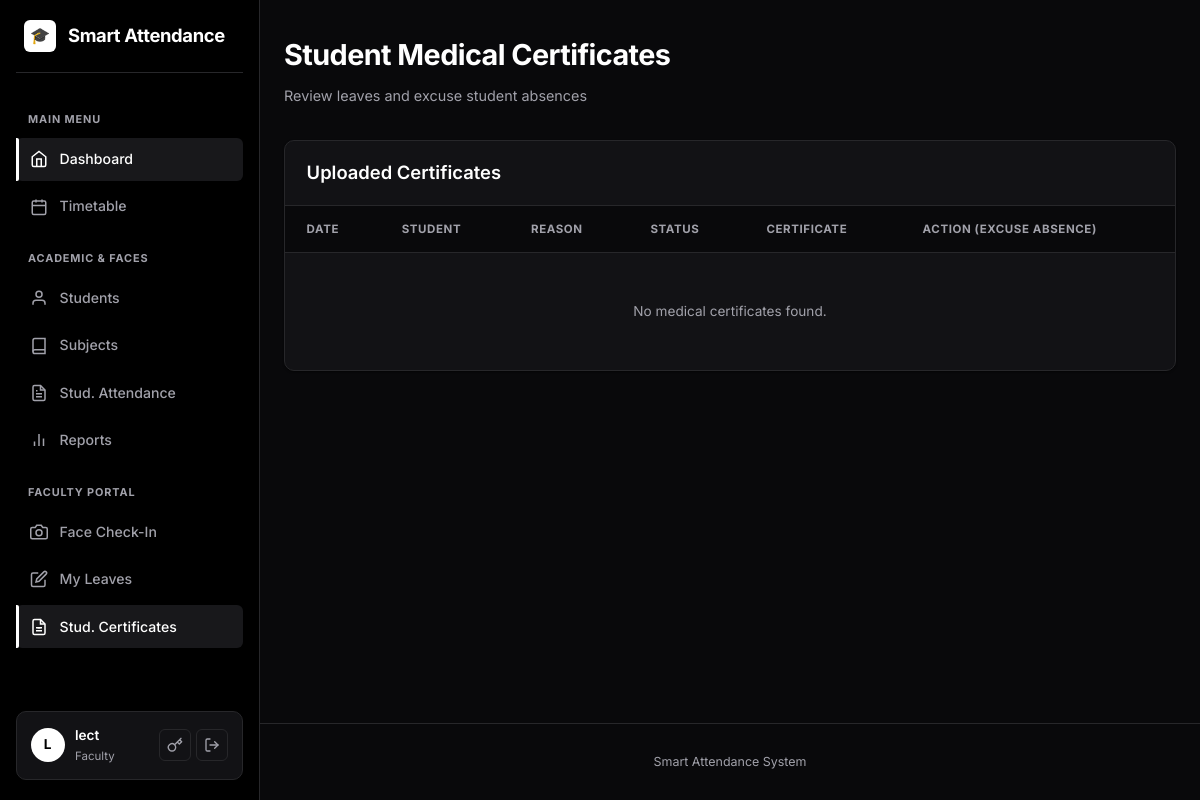
The page /faculty/medical-certificates (signed in) on the database as committed earlier.
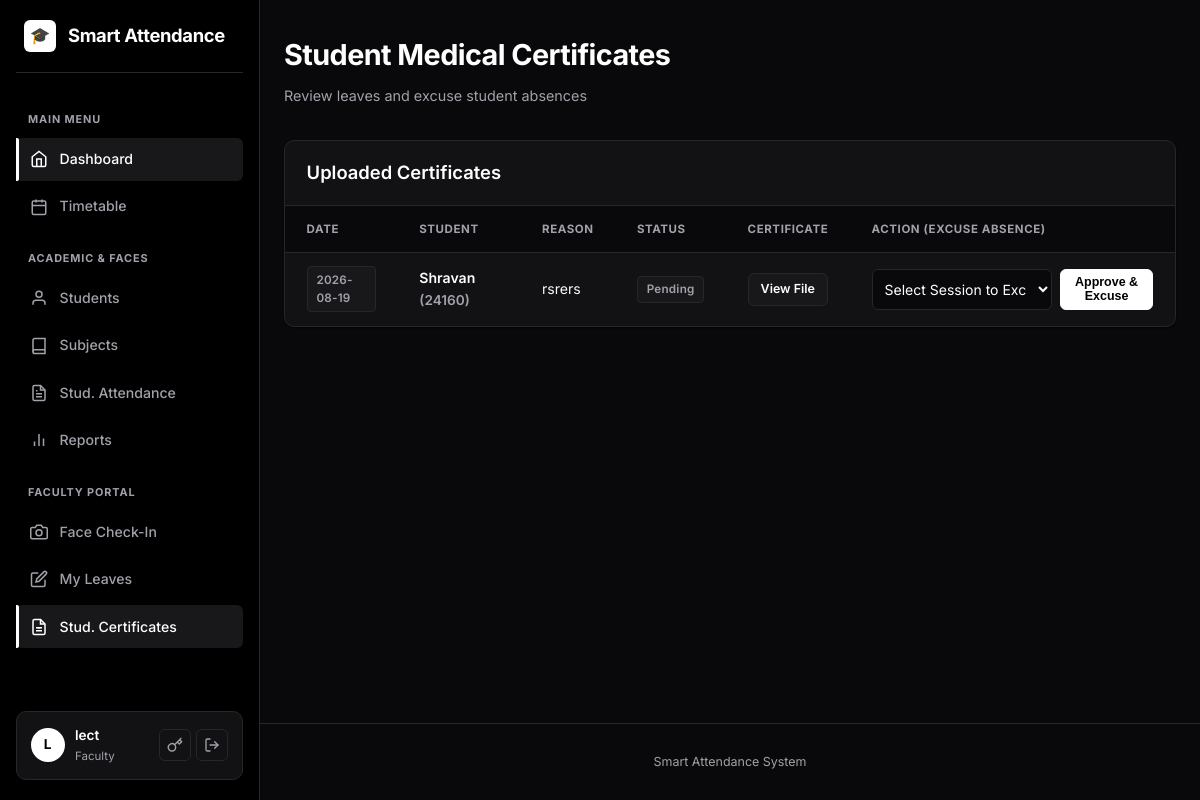
The same page on the database as committed later.
### models.py (models this page shows, shortened)
class MedicalCertificate(db.Model):
    __tablename__ = "medical_certificates"
    id = db.Column(db.Integer, primary_key=True)
    student_id = db.Column(db.Integer, db.ForeignKey("students.id"), nullable=False)
    student = db.relationship("Student", backref=db.backref("certificates", lazy=True))
    file_path = db.Column(db.String(255), nullable=False)
    reason = db.Column(db.String(255), nullable=True)
    status = db.Column(db.String(20), default="uploaded")
    upload_date = db.Column(db.DateTime, default=datetime.utcnow)

class Student(db.Model):
    __tablename__ = "students"
    id = db.Column(db.Integer, primary_key=True)
    roll_number = db.Column(db.String(40), unique=True, nullable=False, index=True)
    name = db.Column(db.String(120), nullable=False)
    department = db.Column(db.String(80), default="")
    class_name = db.Column(db.String(80), default="")
    created_at = db.Column(db.DateTime, default=datetime.utcnow)
    face_samples = db.relationship(
        "FaceSample", backref="student", cascade="all, delete-orphan"
    )
    attendance_records = db.relationship(
        "Attendance", backref="student", cascade="all, delete-orphan"
    )

### blueprints/faculty.py (the view)
@faculty_bp.route("/medical-certificates")
@login_required
@roles_required(ROLE_FACULTY)
def medical_certificates():
    certificates = MedicalCertificate.query.order_by(MedicalCertificate.upload_date.desc()).all()
    my_sessions = AttendanceSession.query.filter_by(faculty_id=current_user.id).order_by(AttendanceSession.session_date.desc()).limit(20).all()
    return render_template("faculty/medical_certificates.html", certificates=certificates, my_sessions=my_sessions)

### templates/faculty/medical_certificates.html (shortened to what this page needs)
{% extends "base.html" %}
{% block content %}
<div style="display:flex; justify-content:space-between; align-items:flex-end; margin-bottom: 2rem;">
  <div>
    <h1>Student Medical Certificates</h1>
    <p class="subtitle" style="margin-bottom:0;">Review leaves and excuse student absences</p>
  </div>
</div>
<div class="card card-table">
  <div class="card-table-header">
    <h2>Uploaded Certificates</h2>
  </div>
  <div class="table-responsive">
    <table>
      <thead>
        <tr>
          <th>Date</th>
          <th>Student</th>
          <th>Reason</th>
          <th>Status</th>
          <th>Certificate</th>
          <th>Action (Excuse Absence)</th>
        </tr>
      </thead>
      <tbody>
        {% for cert in certificates %}
        <tr>
          <td><span class="badge badge-muted">{{ cert.upload_date.strftime('%Y-%m-%d') }}</span></td>
          <td style="font-weight:600; color:#fff;">{{ cert.student.name }} <small class="muted">({{ cert.student.roll_number }})</small></td>
          <td>{{ cert.reason or '—' }}</td>
          <td>
            {% if cert.status == 'approved' %}
              <span class="badge badge-yes">Approved</span>
            {% else %}
              <span class="badge badge-muted">Pending</span>
            {% endif %}
          </td>
          <td>
            <a href="{{ url_for('faculty.download_certificate', cert_id=cert.id) }}" class="btn btn-sm btn-secondary" target="_blank">View File</a>
          </td>
          <td>
            <form method="post" action="{{ url_for('faculty.approve_certificate', cert_id=cert.id) }}" style="display:flex; gap:0.5rem; margin:0;">
              <select name="session_id" class="form-control" style="padding:0.25rem 0.5rem; font-size:0.875rem;" required>
                <option value="" disabled selected>Select Session to Excuse...</option>
              </select>
              <button class="btn btn-sm" type="submit">Approve & Excuse</button>
            </form>
          </td>
        </tr>
        {% else %}
        <tr><td colspan="6" style="text-align:center;padding:3rem 2rem;" class="muted">No medical certificates found.</td></tr>
        {% endfor %}
      </tbody>
    </table>
  </div>
</div>
{% endblock %}

Rows that differ between the two databases and show on the page:
added MedicalCertificate: upload_date "2026-08-19", student.name "Shravan", student.roll_number "24160", reason "rsrers", status "Pending"
Other text that changed with them:
text no longer shown: "No medical certificates found."
